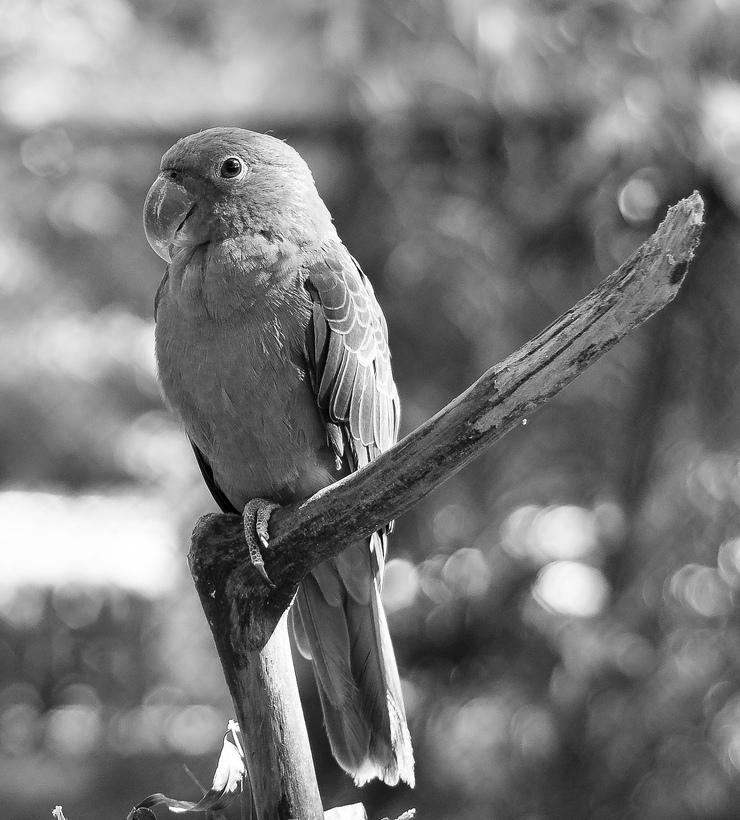
#> input picture src/br/cefetrj/point_operations/brightness_and_contrast_adjustment/parrot.jpg, 740 x 820 px
$ python main.py
#> lines starting #> are read from the running program, lines starting #| are printed output that depends on the picture; after the words box and inside, x2 and y2 are one past the last pixel; in counts of white or black regions, pixels touching at a corner belong together
import cv2
import numpy as np
import matplotlib.pyplot as plt

#loading the image
img = cv2.imread('parrot.jpg')
#> img is the input picture: shape (820, 740, 3); min 0, max 255, mean 121.1
img = cv2.normalize(img.astype('float'), None, 0.0, 1.0, cv2.NORM_MINMAX)

#Brightness adjustment by intensity scaling
scale = 1.2
scaledImg = scale*img

#Normalizying the scaled image
#scaledImg *= 255.0/scaledImg.max()
#limiar em 255

# Plot original image
plt.subplot(1, 3, 1)
plt.imshow(img)
plt.title('Original Image')
# Plot scaled image
plt.subplot(1, 3, 2)
plt.imshow(scaledImg)
plt.title('Scaled Image')
cv2.imwrite('Brightness_scaled.png', scaledImg)
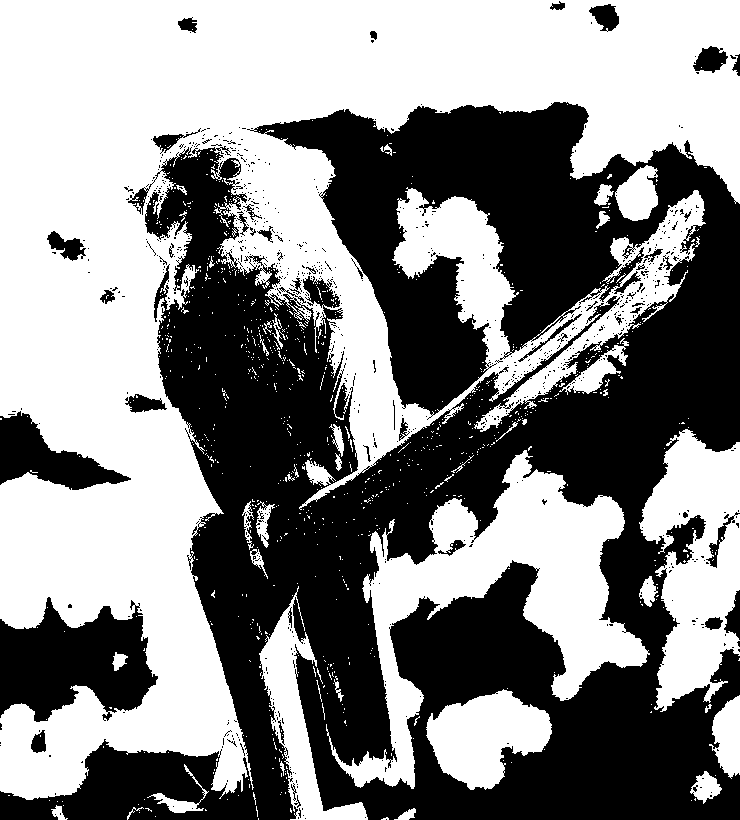
#> saved as Brightness_scaled.png: shape (820, 740, 3); values 0 (black) and 1 (white), 52.9% white; 803 black regions (755 under 20 px), largest, box (x1, y1, x2, y2) and area: (0, 102, 740, 820) 260608, (0, 597, 158, 722) 12638, (0, 411, 131, 490) 4686

#Contrast adjustment by changing "gamma"
gamma = 1.5
gammaImg = img**gamma
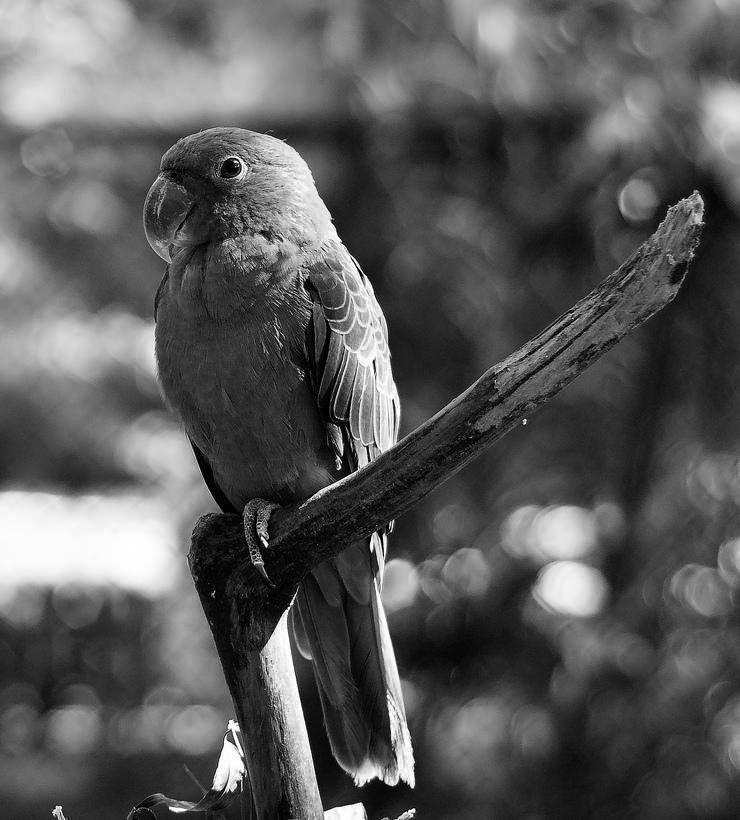
#> gammaImg: shape (820, 740, 3) float64; min 0, max 1, mean 0.351

#Normalizying the gamma image
gammaImg *= 255.0/gammaImg.max()

# Plot gamma image
plt.subplot(1, 3, 3)
plt.imshow(gammaImg.astype(np.uint8))
plt.title('Gamma Image')
cv2.imwrite('Contrast_gamma.png', gammaImg)

plt.show()
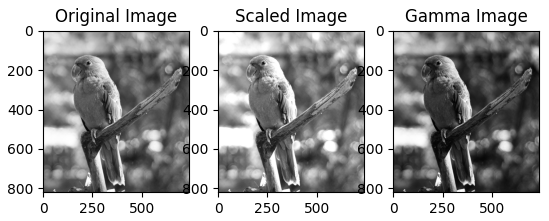
#> figure drawn by matplotlib, 3 panels
